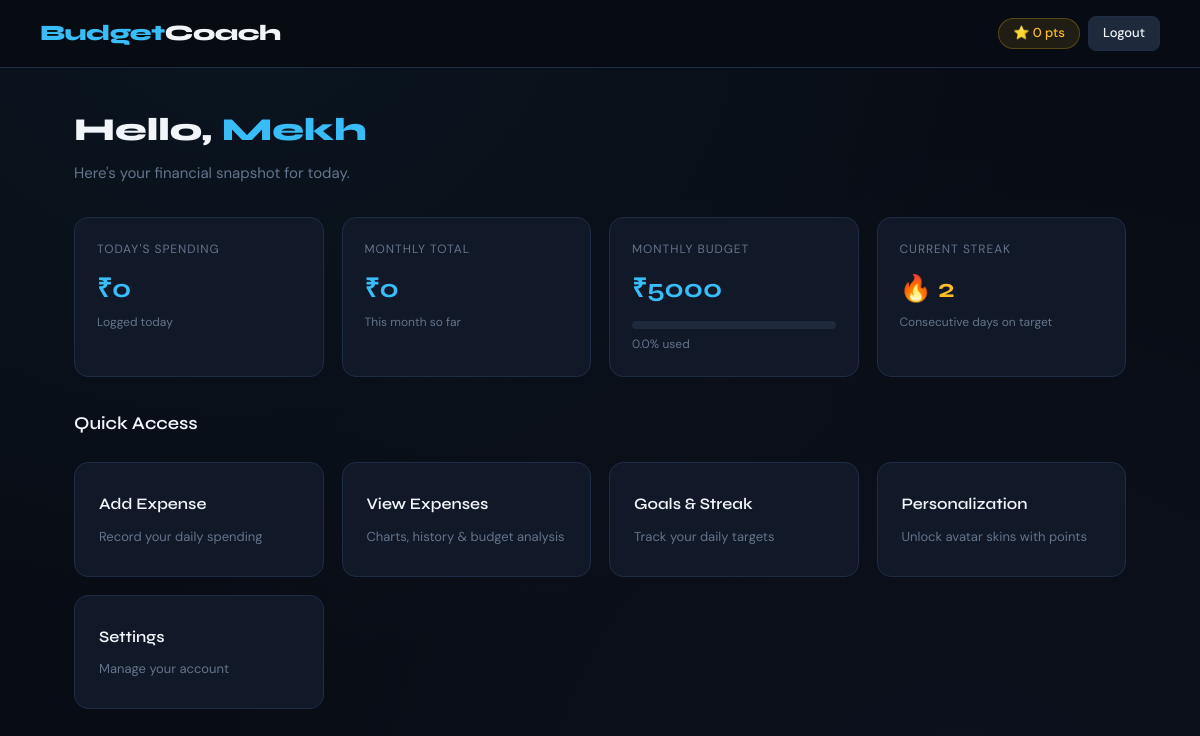
The page /dashboard (signed in) on the database as committed earlier.
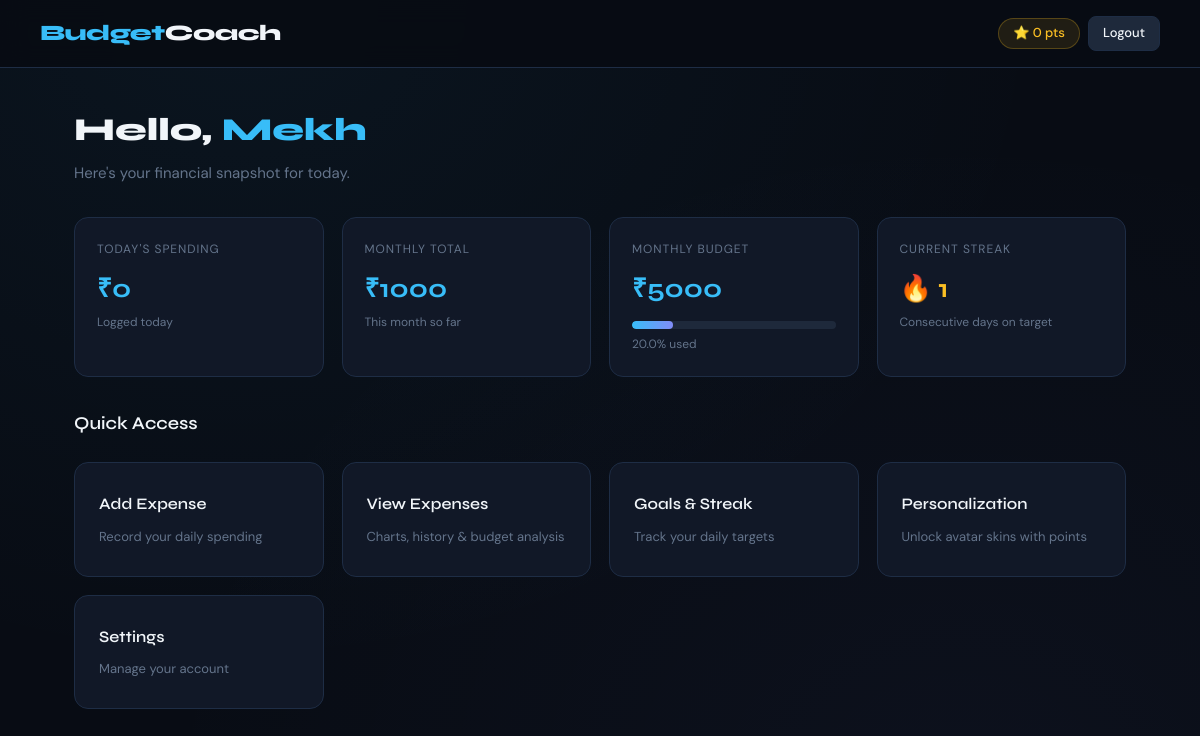
The same page on the database as committed later.
### tables this page shows
CREATE TABLE goals(
        user_id INTEGER PRIMARY KEY,
        streak INTEGER DEFAULT 0,
        last_date TEXT,
        points INTEGER DEFAULT 0
    );

### app.py (the view)
@app.route("/dashboard")
@login_required
def dashboard():
    db = get_db()
    cursor = db.cursor()
    user_id = get_user_id()
    cursor.execute("SELECT username, gender FROM users WHERE id=?", (user_id,))
    user = cursor.fetchone()
    cursor.execute("SELECT points, streak FROM goals WHERE user_id=?", (user_id,))
    goals = cursor.fetchone()
    today = datetime.now().strftime("%Y-%m-%d")
    cursor.execute("SELECT SUM(amount) FROM expenses WHERE user_id=? AND date=?", (user_id, today))
    today_total = cursor.fetchone()[0] or 0
    current_month = datetime.now().strftime("%Y-%m")
    cursor.execute("SELECT SUM(amount) FROM expenses WHERE user_id=? AND date LIKE ?", (user_id, f"{current_month}%"))
    month_total = cursor.fetchone()[0] or 0
    cursor.execute("SELECT monthly_limit FROM budget WHERE user_id=?", (user_id,))
    budget_row = cursor.fetchone()
    monthly_limit = budget_row["monthly_limit"] if budget_row else 0
    budget_pct = round((month_total / monthly_limit * 100), 1) if monthly_limit else 0
    budget_pct = min(budget_pct, 100)
    return render_template("dashboard.html",
        user=user,
        goals=goals,
        today_total=today_total,
        month_total=month_total,
        monthly_limit=monthly_limit,
        budget_pct=budget_pct
    )

### app.py (called while the page is built)
def get_db():
    conn = sqlite3.connect("database.db")
    conn.row_factory = sqlite3.Row
    return conn

def login_required(f):
    from functools import wraps
    @wraps(f)
    def decorated(*args, **kwargs):
        if "user_id" not in session:
            return redirect("/")
        return f(*args, **kwargs)
    return decorated

def get_user_id():
    return session["user_id"]

### templates/dashboard.html (shortened to what this page needs)
<!DOCTYPE html>
<html lang="en">
<head>
    <link rel="stylesheet" href="/static/css/style.css">
</head>
<body>
<div class="top-header">
    <div class="logo">Budget<span>Coach</span></div>
    <div class="header-nav">
        {% if goals %}
        <span class="points-pill">⭐ {{ goals['points'] }} pts</span>
        {% endif %}
        <a href="/logout" class="btn btn-secondary btn-sm">Logout</a>
    </div>
</div>
<div class="page-wrap">
    <div class="welcome-section fade-up">
        <h2>Hello, <span>{{ user['username'] }}</span></h2>
        <p>Here's your financial snapshot for today.</p>
    </div>
    <div class="cards-grid" style="grid-template-columns: repeat(auto-fill, minmax(200px, 1fr)); margin-bottom: 32px;">
        <div class="stat-card fade-up fade-up-1">
            <div class="stat-label">Today's Spending</div>
            <div class="stat-value">₹{{ "%.0f"|format(today_total) }}</div>
            <div class="stat-sub">Logged today</div>
        </div>
        <div class="stat-card fade-up fade-up-2">
            <div class="stat-label">Monthly Total</div>
            <div class="stat-value">₹{{ "%.0f"|format(month_total) }}</div>
            <div class="stat-sub">This month so far</div>
        </div>
        <div class="stat-card fade-up fade-up-3">
            <div class="stat-label">Monthly Budget</div>
            <div class="stat-value">
                {% if monthly_limit %}₹{{ "%.0f"|format(monthly_limit) }}{% else %}<span style="font-size:18px;color:var(--muted);">Not set</span>{% endif %}
            </div>
            {% if monthly_limit %}
            <div class="progress-wrap" style="margin-top:12px;">
                <div class="progress-bar {% if budget_pct >= 90 %}over{% endif %}" style="width:{{ budget_pct }}%;"></div>
            </div>
            <div class="stat-sub" style="margin-top:6px;">{{ budget_pct }}% used</div>
            {% endif %}
        </div>
        <div class="stat-card fade-up fade-up-4">
            <div class="stat-label">Current Streak</div>
            <div class="stat-value" style="color:var(--warn);">
                {% if goals %}🔥 {{ goals['streak'] }}{% else %}0{% endif %}
            </div>
            <div class="stat-sub">Consecutive days on target</div>
        </div>
    </div>
    <div class="section-title fade-up">Quick Access</div>
    <div class="cards-grid fade-up fade-up-1">
        <a href="/add-expense" class="nav-card">
            <h3>Add Expense</h3>
            <p>Record your daily spending</p>
        </a>
        <a href="/view-expenses" class="nav-card">
            <h3>View Expenses</h3>
            <p>Charts, history & budget analysis</p>
        </a>
        <a href="/goals" class="nav-card">
            <h3>Goals & Streak</h3>
            <p>Track your daily targets</p>
        </a>
        <a href="/personalization" class="nav-card">
            <h3>Personalization</h3>
            <p>Unlock avatar skins with points</p>
        </a>
        <a href="/settings" class="nav-card">
            <h3>Settings</h3>
            <p>Manage your account</p>
        </a>
    </div>
</div>
</body>
</html>

Rows that differ between the two databases and show on the page:
changed goals: streak "2" → "1"
Other text that changed with them:
{{ "%.0f"|format(month_total) }}: "0" → "1000"
{{ budget_pct }}: "0.0" → "20.0"
